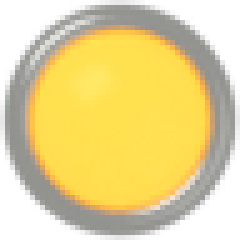
#> input picture Contents/mods/DazedCore/common/media/ui/DazedCore/Control/lamp_amber.png, 48 x 48 px (shown 5 times larger)
$ python -i pack_art.py   (imports and definitions only)
#> lines starting #> are read from the running program, lines starting #| are printed output that depends on the picture
#> further down, picture is the input picture: PIL image 48x48 RGBA; mean R, G, B, A 171.2, 153.7, 88.1, 187.1
"""Drop rendered cells (128x256, or 2x renders at 256x512, named by sprite index) into dazedplumbing.pack.

A tank piece may come with <index>_m.png, a mask of what stands on its own square: the piece keeps only that.

    python3 tools/pack_art.py <cells dir> [<cells dir> ...]
Each cell is trimmed to its content and the whole page is shelf-packed again; sprites not given keep
their current art. tools/pzformat/packfile.py is from pz-sprite-forge (MIT).
"""
import io, sys
from pathlib import Path
from PIL import Image, ImageChops, ImageFilter

HERE = Path(__file__).resolve().parent
sys.path.insert(0, str(HERE / "pzformat"))
from packfile import TexturePack, PackEntry  # noqa: E402

PACK = HERE.parent / "common/media/texturepacks/dazedplumbing.pack"
CW, CH, PAGE_W = 128, 256, 2048


def shrink(im):
    """Halve a 2x render with premultiplied alpha (no dark fringes), then sharpen lightly."""
    small = im.convert("RGBa").resize((CW, CH), Image.LANCZOS)
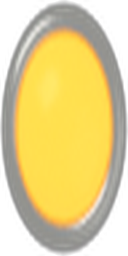
#> small: PIL image 128x256 RGBa; mean R, G, B, A 161, 143.7, 78.2, 187; transparent parts drawn white
    small = small.filter(ImageFilter.UnsharpMask(radius=0.8, percent=70, threshold=1))
    return small.convert("RGBA")
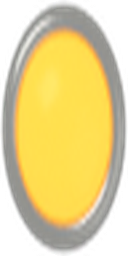
#> returned value: PIL image 128x256 RGBA; mean R, G, B, A 173.6, 156.4, 90.6, 186.9; transparent parts drawn white


# [50 lines left out: functions load, repack, not called in this run]


# [9 lines not run here, left out]

>>> from PIL import Image
>>> picture = Image.open('../common/media/ui/DazedCore/Control/lamp_amber.png')
>>> result = shrink(picture)

$ run again, on Contents/mods/DazedCore/common/media/ui/DazedCore/Control/lamp_off.png
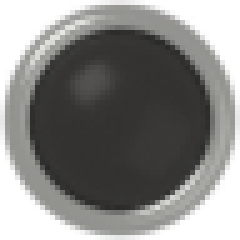
#> input picture Contents/mods/DazedCore/common/media/ui/DazedCore/Control/lamp_off.png, 48 x 48 px (shown 5 times larger)
#> picture is the input picture: PIL image 48x48 RGBA; mean R, G, B, A 77.5, 77.3, 75.4, 187.1
#> in shrink, `small = im.convert("RGBa").resize((CW, CH), Image.LANCZOS)`:
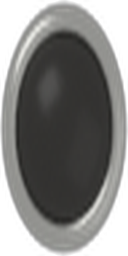
#> small: PIL image 128x256 RGBa; mean R, G, B, A 67.3, 67.1, 65.4, 187; transparent parts drawn white
#> in shrink, `return small.convert("RGBA")`:
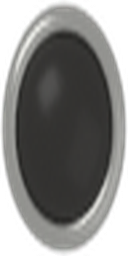
#> returned value: PIL image 128x256 RGBA; mean R, G, B, A 80.3, 80, 78.1, 186.9; transparent parts drawn white
